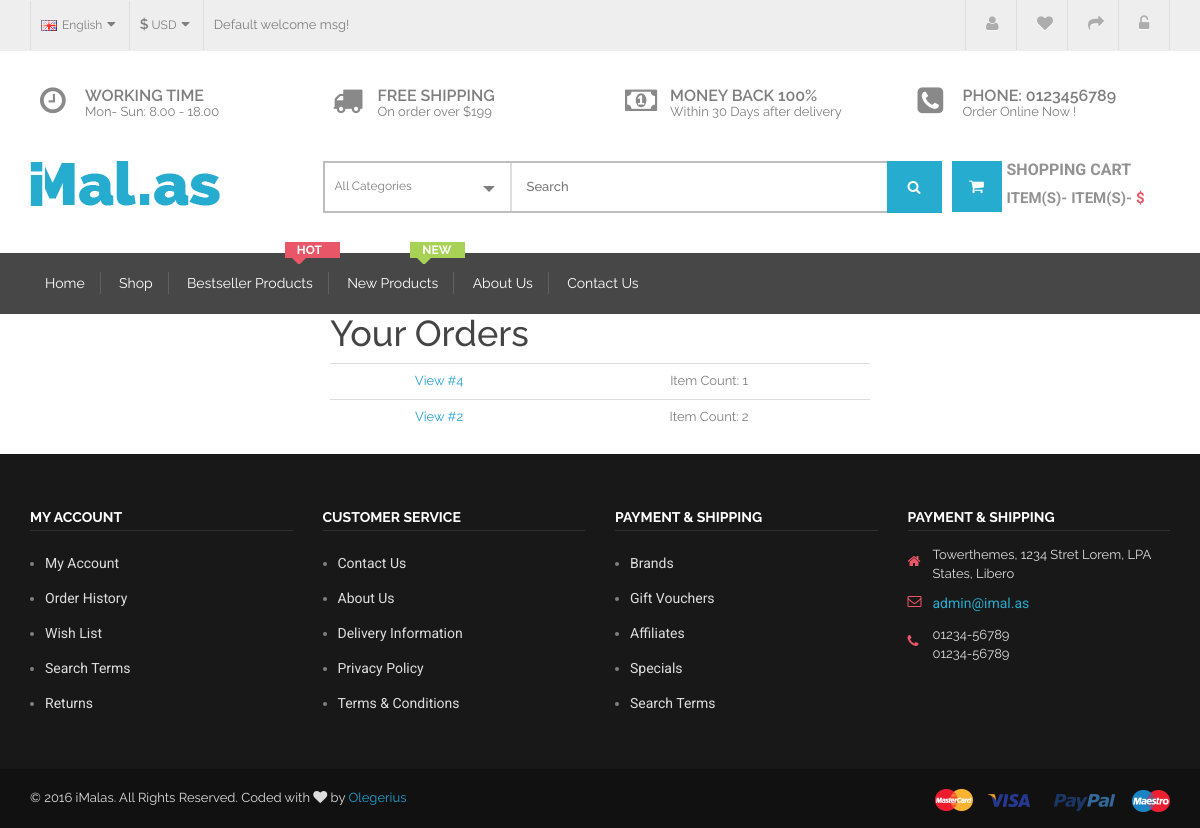
Screenshot of /orders/ (signed in) with the database file from the repository.
### orders/models.py (models this page shows, shortened)
class Order(models.Model):
    status = models.CharField(max_length=120, choices=ORDER_STATUS_CHOICES, default='created')
    cart = models.ForeignKey(Cart)
    user = models.ForeignKey(UserCheckout, null=True)
    billing_address = models.ForeignKey(UserAddress, related_name='billing_address', null=True)
    shipping_address = models.ForeignKey(UserAddress, related_name='shipping_address', null=True)
    phone = models.ForeignKey(UserAddress, null=True)
    shipping_total_price = models.DecimalField(max_digits=50, decimal_places=2, default=5.99)
    order_total = models.DecimalField(max_digits=50, decimal_places=2, )
    order_id = models.CharField(max_length=20, null=True, blank=True)
    class Meta:
        ordering = ['-id']
    def get_absolute_url(self):
        return reverse("order_detail", kwargs={"pk": self.pk})

### carts/models.py (models this page shows, shortened)
class Cart(models.Model):
    user = models.ForeignKey(settings.AUTH_USER_MODEL, null=True, blank=True)
    items = models.ManyToManyField(Variation, through=CartItem)
    timestamp = models.DateTimeField(auto_now_add=True, auto_now=False)
    updated = models.DateTimeField(auto_now_add=False, auto_now=True)
    subtotal = models.DecimalField(max_digits=50, decimal_places=2, default=25.00)
    tax_percentage = models.DecimalField(max_digits=10, decimal_places=5, default=0.085)
    tax_total = models.DecimalField(max_digits=50, decimal_places=2, default=25.00)
    total = models.DecimalField(max_digits=50, decimal_places=2, default=25.00)

### orders/views.py (the view)
# urls.py: url(r'^orders/$', OrderList.as_view(), name='orders'),
class OrderList(LoginRequiredMixin, ListView):
    queryset = Order.objects.all()
    def get_queryset(self):
        user_check_id = self.request.user.id
        user_checkout = UserCheckout.objects.get(id=user_check_id)
        return super(OrderList, self).get_queryset().filter(user=user_checkout)

### orders/mixins.py (called while the page is built)
    @method_decorator(login_required)
    def dispatch(self, request, *args, **kwargs):
        return super(LoginRequiredMixin, self).dispatch(request, *args, **kwargs)

### wishlist/context_processors.py (called while the page is built)
def wishlist(request):
    return {'wishlist': Wishlist(request)}

### wishlist/wishlist.py (called while the page is built)
    def __len__(self):
        return sum(item['quantity'] for item in self.whishlist.values())

### orders/templates/orders/order_list.html
{% extends "base.html" %}
{% block container %}
    <div class="container">
{% if object_list|length <= 0 %}
            <div class='col-sm-6 col-sm-offset-3 text-center'>
            <p class='lead'>
            You do not currently have orders.
            </p>
            </div>
            {% else  %}
            <div class='col-sm-6 col-sm-offset-3'>
            <h1>Your Orders</h1>
            <table class='table'>
            {% for object in object_list %}
            <tr>
            <td>
            <a href='{{ object.get_absolute_url }}'>View #{% if object.order_id %}{{ object.order_id }}{% else %}{{ object.id }}{% endif %}</a>
            </td>
            <td>
            Item Count: {{ object.cart.items.count }}
            </td>
            </tr>
            {% endfor %}
            </table>
            </div>
            {% endif %}
</div>
{% endblock %}

### templates/base.html (shortened to what this page needs)
{% load staticfiles %}
<!doctype html>
<html class="no-js" lang="">
    <head>
        <link rel="stylesheet" href="{% static 'css/bootstrap.min.css' %}">
        <link rel="stylesheet" href="{% static 'css/font-awesome.min.css' %}">
        <link rel="stylesheet" href="{% static 'css/owl.carousel.css' %}">
        <link rel="stylesheet" href="{% static 'css/owl.theme.css' %}">
        <link rel="stylesheet" href="{% static 'css/owl.transitions.css' %}">
		<link rel="stylesheet" href="{% static 'css/nivo-slider.css' %}" type="text/css" />
        <link rel="stylesheet" href="{% static 'css/meanmenu.min.css' %}">
        <link rel="stylesheet" href="{% static 'css/jquery-ui.css' %}">
        <link rel="stylesheet" href="{% static 'css/animate.css' %}">
        <link rel="stylesheet" href="{% static 'css/main.css' %}">
        <link rel="stylesheet" href="{% static 'css/style.css' %}">
        <link rel="stylesheet" href="{% static 'css/responsive.css' %}">
    </head>
    <body>
		{% include "header.html" %}
		{% block container %}{% endblock %}
{% include "footer.html" %}
    </body>
</html>

### templates/header.html (shortened to what this page needs)
{% load staticfiles %}
<header class="header-area">
			<div class="header-top hidden-xs">
				<div class="container">
					<div class="row">
						<div class="col-xs-12 col-sm-12 col-md-12 col-lg-12">
							<div class="top-menu">
								<ul class="language">
									<li><a href="#"><img class="right-5" src="{% static 'img/flags/gb.png' %}" alt="#">English<i class="fa fa-caret-down left-5"></i></a>
									</li>
								</ul>
								<ul class="currency">
									<li><a href="#"><strong>$</strong> USD<i class="fa fa-caret-down left-5"></i></a>
									</li>
								</ul>
								<p class="welcome-msg">Default welcome msg!</p>
							</div>
							<div class="top-link">
								<ul class="link">
                                              {% if request.user.is_authenticated %}
                                                  <li><a href="{% url 'orders' %}"><i class="fa fa-user"></i>My Account</a></li>
                                                  {% with total_items=wishlist|length  %}
                                                      {% if wishlist|length > 0 %}
                                                      <li><a href="{% url 'wishlist_detail' %}"><i class="fa fa-heart"></i> Wish List ({{ total_items }})</a></li>
                                                          {% else %}
                                                      <li><a href="{% url 'wishlist_detail' %}"><i class="fa fa-heart"></i> Wish List (0)</a></li>
                                                      {% endif %}
                                                  {% endwith %}
                                                  <li><a href="#"><i class="fa fa-share"></i> Checkout</a></li>
                                                    <li><a href="{% url 'auth_logout' %}"><i class="fa fa-unlock-alt"></i>Logout</a></li>
                                              {% endif %}
								</ul>
							</div>
						</div>
					</div>
				</div>
			</div>
			<div class="header-middle">
				<div class="container">
					<div class="support-client hidden-xs">
						<div class="row">
							<div class="col-md-3 hidden-sm">
								<div class="single-support">
									<div class="support-content">
										<i class="fa fa-clock-o"></i>
										<div class="support-text">
											<h1 class="zero gfont-1">working time</h1>
											<p>Mon- Sun: 8.00 - 18.00</p>
										</div>
									</div>
								</div>
							</div>
							<div class="col-md-3 col-sm-4">
								<div class="single-support">
									<i class="fa fa-truck"></i>
									<div class="support-text">
										<h1 class="zero gfont-1">Free shipping</h1>
										<p>On order over $199</p>
									</div>
								</div>
							</div>
							<div class="col-md-3 col-sm-4">
								<div class="single-support">
									<i class="fa fa-money"></i>
									<div class="support-text">
										<h1 class="zero gfont-1">Money back 100%</h1>
										<p>Within 30 Days after delivery</p>
									</div>
								</div>
							</div>
							<div class="col-md-3 col-sm-4">
								<div class="single-support">
									<i class="fa fa-phone-square"></i>
									<div class="support-text">
										<h1 class="zero gfont-1">Phone: 0123456789</h1>
										<p>Order Online Now !</p>
									</div>
								</div>
							</div>
						</div>
					</div>
					<div class="row">
						<div class="col-md-3 col-sm-12">
							<div class="logo">
								<a href="{% url 'home' %}" title="iMalas"><img src="{% static 'img/logo.png' %}" alt="iMalas"></a>
							</div>
						</div>
						<div class="col-md-9 col-sm-12">
		                    <div class="quick-access">
		                    	<div class="search-by-category">
		                    		<div class="search-container">
			                    		<select>
			                    			<option class="all-cate">All Categories</option>
			                    		</select>
		                    		</div>
		                    		<div class="header-search">
		                    			<form action="{% url 'products' %}">
			                    			<input type="text" name="q" placeholder="Search">
			                    			<button type="submit"><i class="fa fa-search"></i></button>
		                    			</form>
		                    		</div>
		                    	</div>
		                    	<div class="top-cart">
		                    		<ul>
		                    			<li>
			                    			<a href="{% url "cart" %}">
			                    				<span class="cart-icon"><i class="fa fa-shopping-cart"></i></span>
			                    				<span class="cart-total">
			                    					<span class="cart-title">shopping cart</span>
				                    				<span  class="cart-item" id="cart-count-badge" class='badge'>{{ cart_item.cart.items.count }} item(s)- </span>
				                    				<span class="cart-item" > item(s)- </span>
				                    				<span class="top-cart-price" id="top-cart-price">$ </span>
			                    				</span>
			                    			</a>
		                    			</li>
		                    		</ul>
		                    	</div>
		                    </div>
		                </div>
					</div>
				</div>
			</div>
			<div class="mainmenu-area shop-page">
				<div class="container">
					<div class="row">
						<div class="col-lg-12">
							<div class="mainmenu hidden-sm hidden-xs">
								<nav>
									<ul>
										<li><a href="{% url 'home' %}">Home</a></li>
										<li><a href="{% url 'products' %}">Shop</a></li>
										<li class="hot"><a href="{% url 'products' %}">Bestseller Products</a></li>
										<li class="new"><a href="{% url 'products' %}">New Products</a></li>
										<li><a href="{% url 'about' %}">About Us</a></li>
										<li><a href="{% url 'contact' %}">Contact Us</a></li>
									</ul>
								</nav>
							</div>
						</div>
					</div>
				</div>
			</div>
		</header>

### templates/footer.html
{% load staticfiles %}
		<footer class="footer-area">
			<div class="footer">
				<div class="container">
					<div class="row">
						<div class="col-xs-12 col-sm-4 col-md-3">
							<div class="footer-title">
								<h5>My Account</h5>
							</div>
							<nav>
								<ul class="footer-content">
									<li><a href="{% url 'orders' %}">My Account</a></li>
									<li><a href="{% url 'orders' %}">Order History</a></li>
									<li><a href="{% url 'wishlist_detail' %}">Wish List</a></li>
									<li><a href="#">Search Terms</a></li>
									<li><a href="#">Returns</a></li>
								</ul>
							</nav>
						</div>
						<div class="col-xs-12 col-sm-4 col-md-3">
							<div class="footer-title">
								<h5>Customer Service</h5>
							</div>
							<nav>
								<ul class="footer-content">
									<li><a href="{% url 'contact' %}">Contact Us</a></li>
									<li><a href="{% url 'about' %}">About Us</a></li>
									<li><a href="#">Delivery Information</a></li>
									<li><a href="#">Privacy Policy</a></li>
									<li><a href="#">Terms & Conditions</a></li>
								</ul>
							</nav>
						</div>
						<div class="col-xs-12 hidden-sm col-md-3">
							<div class="footer-title">
								<h5>Payment & Shipping</h5>
							</div>
							<nav>
								<ul class="footer-content">
									<li><a href="#">Brands</a></li>
									<li><a href="#">Gift Vouchers</a></li>
									<li><a href="#">Affiliates</a></li>
									<li><a href="{% url 'products' %}">Specials</a></li>
									<li><a href="#">Search Terms</a></li>
								</ul>
							</nav>
						</div>
						<div class="col-xs-12 col-sm-4 col-md-3">
							<div class="footer-title">
								<h5>Payment & Shipping</h5>
							</div>
							<nav>
								<ul class="footer-content box-information">
									<li>
										<i class="fa fa-home"></i><span>Towerthemes, 1234 Stret Lorem, LPA States, Libero</span>
									</li>
									<li>
										<i class="fa fa-envelope-o"></i><p><a href="{% url 'contact' %}">admin@imal.as</a></p>
									</li>
									<li>
										<i class="fa fa-phone"></i>
										<span>01234-56789</span> <br> <span> 01234-56789</span>
									</li>
								</ul>
							</nav>
						</div>
					</div>
				</div>
			</div>
			<div class="copyright-area">
				<div class="container">
					<div class="row">
						<div class="col-md-12">
							<div class="copyright">
								<p>© 2016 iMalas. All Rights Reserved. Coded with <i class="fa fa-heart"></i> by <a href="https://www.pythonanywhere.com/Olegerius" target="_blank">Olegerius</a></p>
								<div class="payment">
									<a href="#"><img src="{% static 'img/payment.png' %}" alt="Payment"></a>
								</div>
							</div>
						</div>
					</div>
				</div>
			</div>
		</footer>

### templates/jquery.html (shortened to what this page needs)
{% load staticfiles %}

### static/css/main.css (style rules this page uses)
html { color: #222; font-size: 1em; line-height: 1.4; }
audio, canvas, iframe, img, svg, video { vertical-align: middle; }

### rows the page displays
Order: id "4", cart.items.count "1"
Order: id "2", cart.items.count "2"
